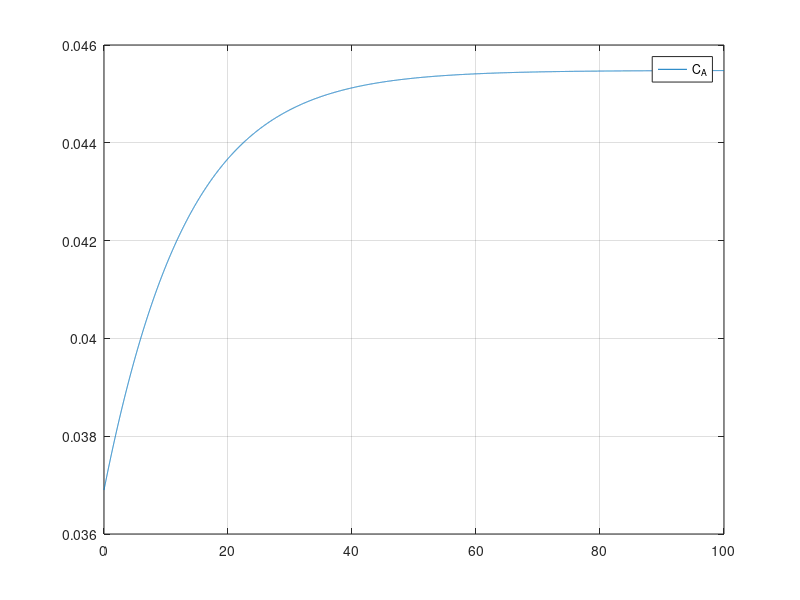

The MATLAB source for this figure:
clc; clear; close all

Ea = 15e3; R_gas = 8.314; Ca0 = 1.5; k1 = 200;
q = 0.0063; T = 332.9164; V = 5;

f = @(x,y) q*Ca0/V -q*y/V -k1*exp(-Ea/R_gas/T)*y^2;
x_start = 0;
x_end   = 100;
dx = 0.01;
x = x_start:dx:x_end;
y = zeros(1,length(x));  y(1,1) = 0.0369;
i = 1;
while i < length(x)
    k1 = f(x(i),y(:,i));
    k2 = f(x(i) + dx/2, y(:,i) + k1*dx/2);
    k3 = f(x(i) + dx/2, y(:,i) + k2*dx/2);
    k4 = f(x(i) + dx  , y(:,i) + k3*dx  );
    y(:,i+1)  = y(:,i) + dx/6 * ( k1 + 2*k2 + 2*k3 + k4);
    i = i + 1;
end

plot(x,y(1,:));grid
legend("C_A")